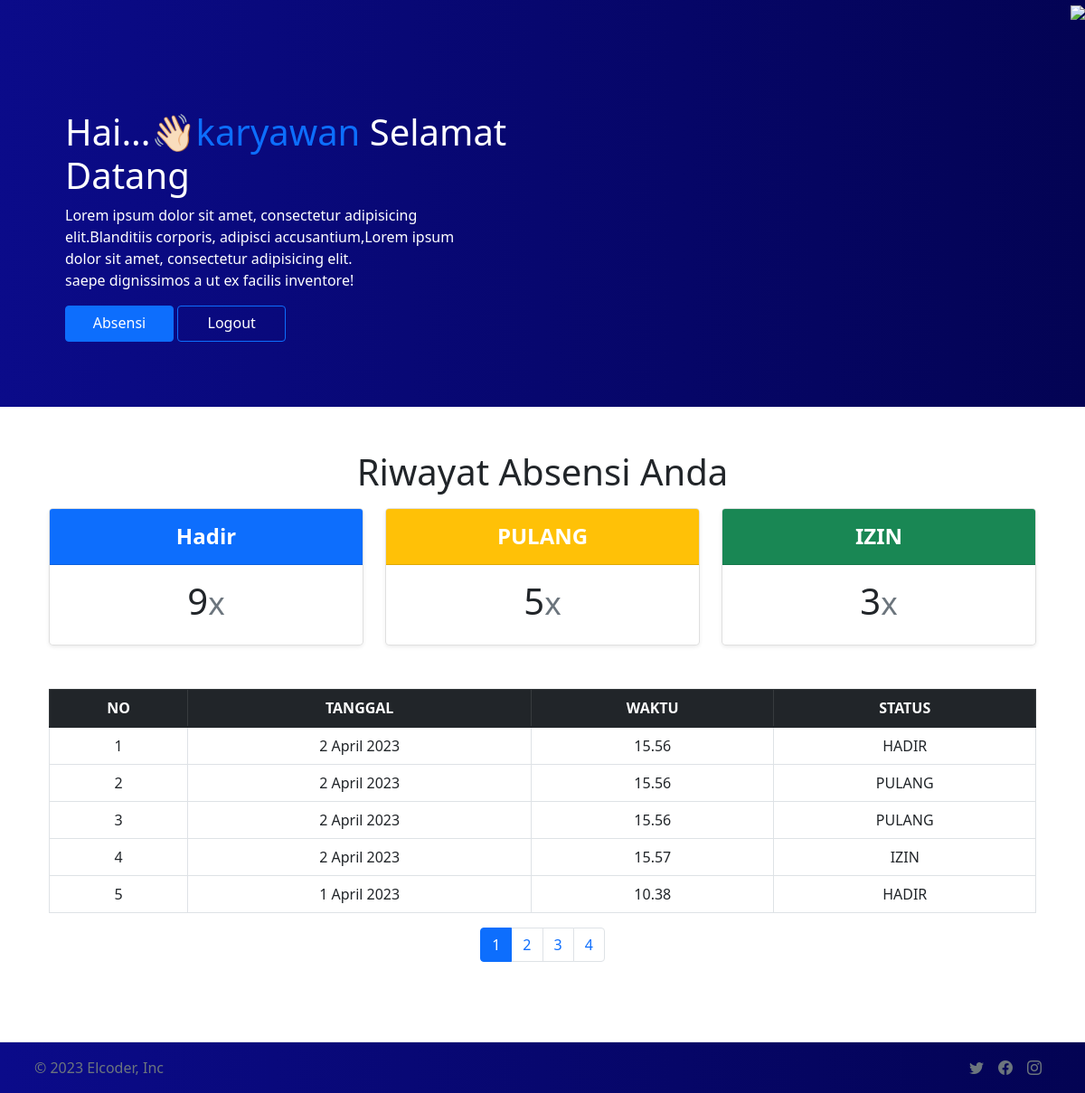
Page /akun (signed in) on the committed database.
### absenapp/models.py (models this page shows, shortened)
class absenModel(models.Model):
    pegawai     =models.ForeignKey(profil, on_delete=models.DO_NOTHING)
    tgl         =models.DateField(auto_now_add=True)
    waktu       =models.TimeField(auto_now_add=True)
    absen=(
        ('HADIR','HADIR'),
        ('IZIN','IZIN'),
        ('PULANG','PULANG'),
    )
    status      =models.CharField(choices=absen, max_length=50, default='HADIR')
    ket         =models.TextField(null=True, blank=True)

### absen/views.py (the view)
# urls.py: path('akun',views.akun, name='akun'),
def akun(request):
    if request.user.is_active:
        profile=profil.objects.get(nama=request.user)
        datas= absenModel.objects.filter(pegawai=profile)
        jh=0
        ji=0
        jp=0
        for jlh in datas:
            if jlh.status == 'HADIR': #jika status absennya hadir maka variabel inisialisasi kita jumlahkan
                jh += 1
            elif jlh.status == 'IZIN':
                ji += 1
            elif jlh.status == 'PULANG':
                jp += 1
            else:
                pass
        data = datas.order_by('-tgl')
        hal = Paginator(data,5)
        hal_list = request.GET.get('page')
        datas = hal.get_page(hal_list)
    else:
        return redirect('absen:login')
    context = {
        'datas':datas,
        'jlh_hadir':jh,
        'jlh_izin':ji,
        'jlh_pulang':jp,
    }
    return render(request,'akun.html',context)

### templates/akun.html (shortened to what this page needs)
{%load static%}
<!doctype html>
<html lang="en">
  <head>
    <link href="{%static 'css/bootstrap.css'%}" rel="stylesheet">
    <link rel="stylesheet" href="https://cdn.jsdelivr.net/npm/bootstrap-icons@1.10.3/font/bootstrap-icons.css">
  </head>
  <body>
    <div class="row" style="background-image: linear-gradient(to right,  rgb(11, 11, 138),rgb(3, 3, 83));">
      <div class="col-6">
        <div class="container text-white pt-4" style="height: 450px;">
          <div class="head ps-5 pt-5" style="margin: 50px auto;" >
            <h1 class=""> Hai...👋🏻<a class="text-primary" href="/" style="text-decoration: none;">{{user}}</a> Selamat Datang</h1>
            <p class="pe-5">Lorem ipsum dolor sit amet, consectetur adipisicing elit.Blanditiis corporis, adipisci
              accusantium,Lorem ipsum dolor sit amet, consectetur adipisicing elit. <br>
              saepe dignissimos a ut ex facilis inventore!</p>
            <a href="{%url 'absen:absen'%} " class="btn btn-primary" style="height: 40px; width: 120px;"> Absensi </a>
            <a href="{% url 'absen:logout'%}" class="btn btn-outline-primary text-white"  style="height: 40px; width: 120px;"> Logout </a>
          </div>
        </div>
      </div>
      <div class="col-6 d-flex justify-content-end">
        <div class="">
          <img src="{%static 'img/header.png'%}" width="380px" class="">
        </div>
      </div>
    </div>
    <div class="container py-5 text-center container">
      <h1 class="fw-light">Riwayat Absensi Anda</h1>
      <div class="container mt-3">
        <div class="row row-cols-1 row-cols-md-3 mb-3 text-center">
          <div class="col">
            <div class="card mb-4 rounded-3 shadow-sm">
              <div class="card-header py-3  bg-primary">
                <h4 class="my-0 fw-bold text-white">Hadir</h4>
              </div>
              <div class="card-body">
                <h1 class="card-title pricing-card-title">{{jlh_hadir}}<small class="text-muted fw-light">x</small></h1>
              </div>
            </div>
          </div>
          <div class="col">
            <div class="card mb-4 rounded-3 shadow-sm">
              <div class="card-header py-3  bg-warning">
                <h4 class="my-0 fw-bold text-white">PULANG</h4>
              </div>
              <div class="card-body">
                <h1 class="card-title pricing-card-title">{{jlh_pulang}}<small class="text-muted fw-light">x</small></h1>
              </div>
            </div>
          </div>
          <div class="col">
            <div class="card mb-4 rounded-3 shadow-sm">
              <div class="card-header py-3  bg-success">
                <h4 class="my-0 fw-bold text-white">IZIN</h4>
              </div>
              <div class="card-body">
                <h1 class="card-title pricing-card-title">{{jlh_izin}}<small class="text-muted fw-light">x</small></h1>
              </div>
            </div>
          </div>
        </div>
      </div>
      <div class="container mt-4">
        <table class="table table-bordered align-middle able-responsive">
          <thead class="table-dark">
            <tr>
              <th>NO</th>
              <th>TANGGAL</th>
              <th>WAKTU</th>
              <th>STATUS</th>
            </tr>
          </thead>
          <tbody>
            {%for data in datas.object_list%}
            <tr>
              <td>{{forloop.counter}}</td>
              <td>{{data.tgl}}</td>
              <td>{{data.waktu}}</td>
              <td>{{data.status}}</td>
            </tr>
            {%endfor%}
          </tbody>
        </table>
        <nav aria-label="Page navigation example">
          <ul class="pagination justify-content-center">
            {%for data in datas.paginator.page_range%}
              {%if datas.number == data %}
              <li class="page-item active">
                <a class="page-link" href="{%url 'akun'%}?page={{data}}">{{data}}</a>
              </li>
              {%else%}
              <li class="page-item">
                <a class="page-link" href="{%url 'akun'%}?page={{data}}">{{data}}</a>
              </li>
              {%endif%}
            {%endfor%}
          </ul>
        </nav>
      </div>
    </div>
    <footer class="d-flex flex-wrap justify-content-between align-items-center py-3 mt-4 border-top text-white" style="background-image: linear-gradient(to right,  rgb(11, 11, 138),rgb(3, 3, 83));">
      <div class="col-md-4 d-flex align-items-center">
        <a href="/" class="mb-3 me-2 mb-md-0 text-muted text-decoration-none lh-1">
          <svg class="bi" width="30" height="24"><use xlink:href="#bootstrap"></use></svg>
        </a>
        <span class="text-muted">© 2023 Elcoder, Inc</span>
      </div>
      <ul class="nav col-md-4 justify-content-end list-unstyled d-flex me-5 ">
        <li class="ms-3"><a class="text-muted" href="#"><i width="24" height="24" class="bi bi-twitter"></i></a></li>
        <li class="ms-3"><a class="text-muted" href="#"><i width="24" height="24" class="bi bi-facebook"></i></a></li>
        <li class="ms-3"><a class="text-muted" href="#"><i width="24" height="24" class="bi bi-instagram"></i></a></li>
      </ul>
    </footer>
  </body>
</html>

### rows in the picture
absenModel: tgl "2 April 2023", waktu "15.56", status "HADIR"
absenModel: tgl "2 April 2023", waktu "15.56", status "PULANG"
absenModel: tgl "2 April 2023", waktu "15.56", status "PULANG"
absenModel: tgl "2 April 2023", waktu "15.57", status "IZIN"
absenModel: tgl "1 April 2023", waktu "10.38", status "HADIR"

### other values in the picture
{{ user }} "karyawan"
{{ jlh_hadir }} "9"
{{ jlh_pulang }} "5"
{{ jlh_izin }} "3"
{{ data }} "1"
{{ data }} "2" "3" "4"
